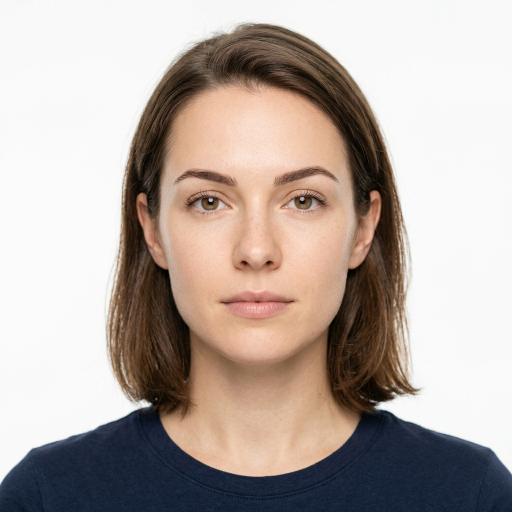
#> input picture datasets/real_people/alice/photos/ref_01.jpg, 1024 x 1024 px (shown at 1/2 size)
$ python -i generate_massive_images.py   (imports and definitions only)
#> lines starting #> are read from the running program, lines starting #| are printed output that depends on the picture
#> further down, picture is the input picture: shape (1024, 1024, 3); mean B, G, R 163.8, 170.3, 182.2
# backend/scripts/generate_massive_images.py
"""
Large-Scale Synthetic Face Image Expansion Engine (2000+ Images)

Synthesizes a high-diversity image dataset expansion (default 2,200 images) to scale
the facial recognition gallery and robustify AI model training against real-world
surveillance camera artifacts.

The engine reads existing identity structures across datasets/images (RWMFD_part_1, part_2,
augmented) and dynamically applies complex computer vision pipeline transforms:
- Sensor noise simulation (ISO Gaussian grain & camera digital noise)
- Surveillance optical blur (defocus & turnstile motion blur kernels)
- Extreme checkpoint lighting (low-light attenuation, high fluorescent contrast, daylight glare)
- Geometric re-framing (head pose tilt rotations and perspective zoom)
- CCTV tint adjustments (amber nightfall cast & cold LED lobby shading)

All generated images are neatly structured into identity subdirectories inside:
datasets/images/RWMFD_synthetic_expansion/
ensuring immediate auto-discovery by train_model_v4.py and check_dataset_identities.py.

Usage:
    python scripts/generate_massive_images.py --target 2200
"""

import argparse
import logging
import math
import random
import time
from pathlib import Path
from typing import Dict, List

import cv2
import numpy as np

# [1 line not run here, left out]


def add_camera_noise(img: np.ndarray, intensity: float = 12.0) -> np.ndarray:
    """Simulates low-light CCTV digital sensor ISO noise."""
    noise = np.random.normal(0, intensity, img.shape).astype(np.float32)
    noisy_img = np.clip(img.astype(np.float32) + noise, 0, 255).astype(np.uint8)
    return noisy_img


def apply_surveillance_blur(img: np.ndarray) -> np.ndarray:
    """Applies either slight motion blur (target walking) or out-of-focus blur."""
    mode = random.choice(["gauss", "motion", "none"])
    if mode == "gauss":
        return cv2.GaussianBlur(img, (3, 3), 0.8)
    elif mode == "motion":
        kernel_size = random.choice([3, 5])
        kernel = np.zeros((kernel_size, kernel_size), dtype=np.float32)
        # Horizontal or angled motion kernel
        if random.random() > 0.5:
            kernel[int((kernel_size - 1)/2), :] = np.ones(kernel_size, dtype=np.float32) / kernel_size
        else:
            np.fill_diagonal(kernel, 1.0 / kernel_size)
        return cv2.filter2D(img, -1, kernel)
    return img


def adjust_lighting_and_tint(img: np.ndarray) -> np.ndarray:
    """Applies environmental checkpoint lighting (contrast/brightness) and color temperature shifts."""
    alpha = random.uniform(0.7, 1.35)  # contrast range
    beta = random.randint(-25, 25)     # brightness range
    adjusted = cv2.convertScaleAbs(img, alpha=alpha, beta=beta)

    # Apply slight color tint (cool lobby fluorescent vs warm afternoon exterior)
    tint_mode = random.choice(["cool", "warm", "neutral", "neutral"])
    h, w, c = adjusted.shape
    if tint_mode == "cool" and c == 3: # Boost blue channel slightly
        b, g, r = cv2.split(adjusted)
        b = cv2.add(b, 15)
        adjusted = cv2.merge([b, g, r])
    elif tint_mode == "warm" and c == 3: # Boost red channel slightly
        b, g, r = cv2.split(adjusted)
        r = cv2.add(r, 15)
        adjusted = cv2.merge([b, g, r])

    return adjusted


def apply_geometric_transform(img: np.ndarray) -> np.ndarray:
    """Applies slight head tilt rotation and scale zoom to diversify pose training."""
    h, w = img.shape[:2]
#> h = 1024; w = 1024
    center = (w // 2, h // 2)
#> center = (512, 512)
    angle = random.uniform(-14.0, 14.0)
    scale = random.uniform(0.92, 1.12)

    matrix = cv2.getRotationMatrix2D(center, angle, scale)
    # Use border reflection or replicate so rotation leaves no ugly black voids
    transformed = cv2.warpAffine(img, matrix, (w, h), borderMode=cv2.BORDER_REPLICATE)
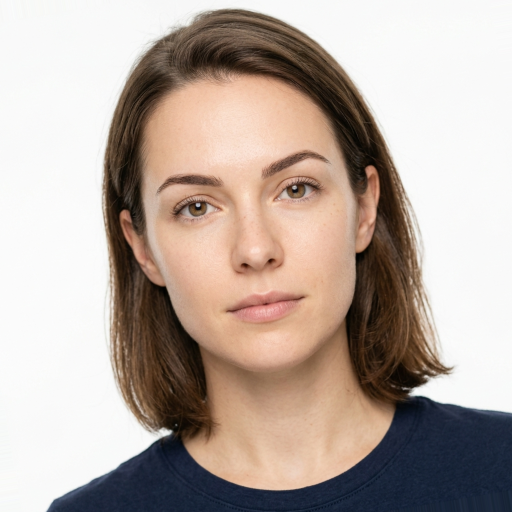
#> transformed: shape (1024, 1024, 3) (shown at 1/2 size); mean B, G, R 160.5, 169, 183.2

    # Horizontal flip (50% probability) for facial symmetry augmentation
    if random.random() < 0.5:
        transformed = cv2.flip(transformed, 1)
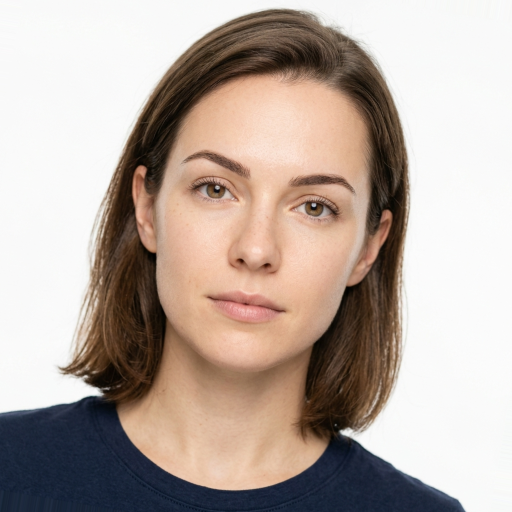
#> transformed: shape (1024, 1024, 3) (shown at 1/2 size); mean B, G, R 160.5, 169, 183.2

    return transformed


def generate_synthetic_variation(img: np.ndarray) -> np.ndarray:
    """Chains multiple realistic computer vision transformations into a unified pipeline."""
    out = apply_geometric_transform(img)
    out = adjust_lighting_and_tint(out)
#> in adjust_lighting_and_tint, `adjusted = cv2.convertScaleAbs(img, alpha=alpha, beta=beta)`:
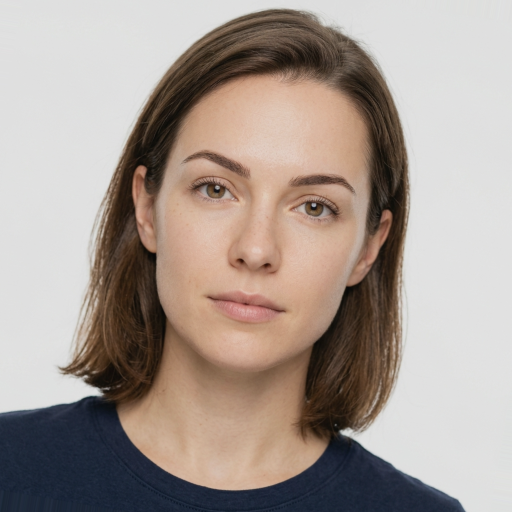
#> adjusted: shape (1024, 1024, 3) (shown at 1/2 size); mean B, G, R 146.3, 153.7, 166
    out = apply_surveillance_blur(out)
    if random.random() < 0.6:
        out = add_camera_noise(out, intensity=random.uniform(8.0, 18.0))
    return out


# [90 lines left out: functions load_identity_catalog, main, not called in this run]


# [2 lines not run here, left out]

>>> import cv2
>>> picture = cv2.imread('../../datasets/real_people/alice/photos/ref_01.jpg')
>>> result = generate_synthetic_variation(picture)
